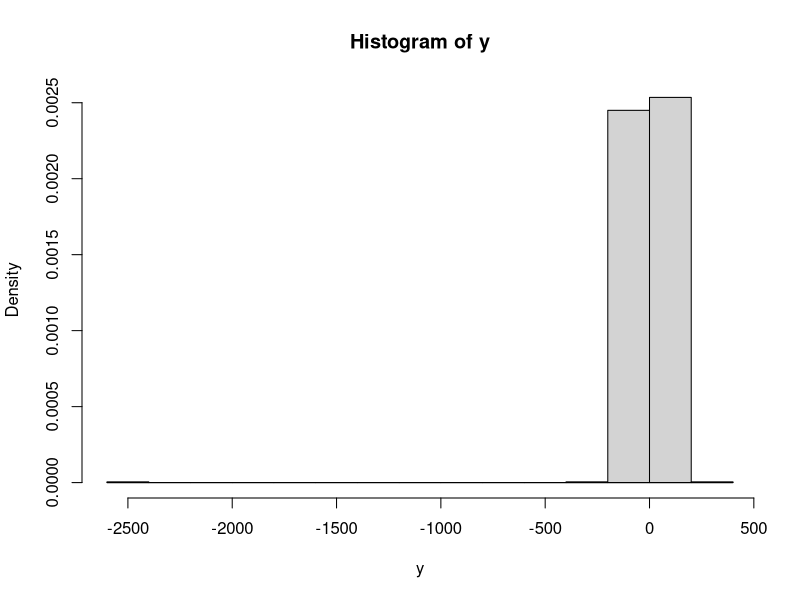

Source code (R):
y = numeric(1000)
for(i in 1:1000) {
    n = 10000
    x = rcauchy(n)
    mu = 0
    sigmasq = 10067
    y[i] = (mean(x)-mu)/sqrt(sigmasq/n)
}
hist(y,prob=T)
curve(dnorm(x),add=T)
